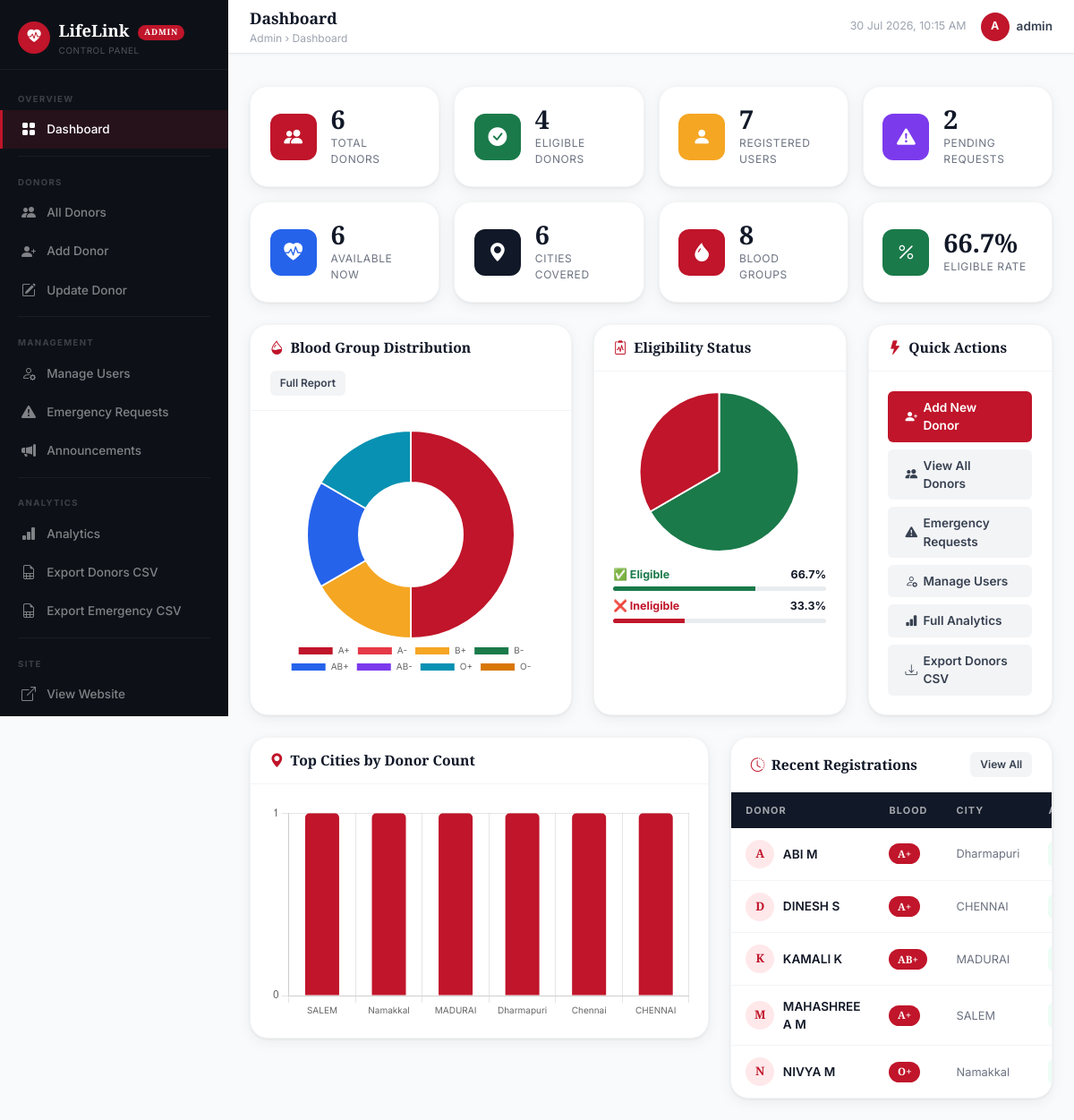
The page /admin/dashboard (signed in) on the database its author committed.
### tables this page shows
CREATE TABLE donors (
            id            INTEGER PRIMARY KEY AUTOINCREMENT,
            user_id       INTEGER,
            full_name     TEXT    NOT NULL,
            blood_group   TEXT    NOT NULL,
            age           INTEGER NOT NULL,
            gender        TEXT    NOT NULL,
            weight        REAL    NOT NULL,
            phone         TEXT    NOT NULL UNIQUE,
            email         TEXT    UNIQUE,
            city          TEXT    NOT NULL,
            state         TEXT,
            is_available  INTEGER DEFAULT 1,
            last_donated  TEXT,
            created_at    TEXT    DEFAULT (datetime('now')),
            FOREIGN KEY (user_id) REFERENCES users(id)
        );

### app.py (the view)
@app.route('/admin/dashboard')
@admin_required
def admin_dashboard():
    total_donors    = get_donor_count()
    eligible_donors = get_eligible_donor_count()
    total_users     = get_user_count()
    total_cities    = len(get_distinct_cities())
    blood_group_data = get_donors_by_blood_group()
    city_data        = get_donors_by_city()
    recent_donors    = get_recent_donors(5)
    all_reqs         = get_all_emergency_requests()
    pending_reqs     = get_emergency_count_by_status('pending')
    approved_reqs    = get_emergency_count_by_status('approved')
    full_bg_data   = {bg: blood_group_data.get(bg,0) for bg in BLOOD_GROUPS}
    ineligible     = total_donors - eligible_donors
    eligible_pct   = round(eligible_donors/total_donors*100, 1) if total_donors > 0 else 0
    return render_template('admin/dashboard.html',
        total_donors=total_donors,
        eligible_donors=eligible_donors,
        ineligible_donors=ineligible,
        eligible_pct=eligible_pct,
        ineligible_pct=round(100-eligible_pct, 1),
        total_users=total_users,
        total_cities=total_cities,
        available_donors=get_available_donor_count(),
        blood_group_data=full_bg_data,
        city_data=city_data,
        recent_donors=recent_donors,
        pending_reqs=pending_reqs,
        approved_reqs=approved_reqs,
        now=datetime.now())

### templates/admin/dashboard.html (shortened to what this page needs)
{% extends "admin/base_admin.html" %}
{% block page_title %}Dashboard{% endblock %}
{% block breadcrumb %}Dashboard{% endblock %}
{% block content %}
<div class="row g-3 mb-3">
  <div class="col-6 col-lg-3">
    <div class="a-stat-card">
      <div class="a-stat-icon red"><i class="bi bi-people-fill"></i></div>
      <div>
        <div class="a-stat-value">{{ total_donors }}</div>
        <div class="a-stat-label">Total Donors</div>
      </div>
    </div>
  </div>
  <div class="col-6 col-lg-3">
    <div class="a-stat-card">
      <div class="a-stat-icon green"><i class="bi bi-check-circle-fill"></i></div>
      <div>
        <div class="a-stat-value">{{ eligible_donors }}</div>
        <div class="a-stat-label">Eligible Donors</div>
      </div>
    </div>
  </div>
  <div class="col-6 col-lg-3">
    <div class="a-stat-card">
      <div class="a-stat-icon gold"><i class="bi bi-person-fill"></i></div>
      <div>
        <div class="a-stat-value">{{ total_users }}</div>
        <div class="a-stat-label">Registered Users</div>
      </div>
    </div>
  </div>
  <div class="col-6 col-lg-3">
    <div class="a-stat-card">
      <div class="a-stat-icon purple"><i class="bi bi-exclamation-triangle-fill"></i></div>
      <div>
        <div class="a-stat-value">{{ pending_reqs }}</div>
        <div class="a-stat-label">Pending Requests</div>
      </div>
    </div>
  </div>
</div>
<div class="row g-3 mb-4">
  <div class="col-6 col-lg-3">
    <div class="a-stat-card">
      <div class="a-stat-icon blue"><i class="bi bi-heart-pulse-fill"></i></div>
      <div>
        <div class="a-stat-value">{{ available_donors }}</div>
        <div class="a-stat-label">Available Now</div>
      </div>
    </div>
  </div>
  <div class="col-6 col-lg-3">
    <div class="a-stat-card">
      <div class="a-stat-icon dark"><i class="bi bi-geo-alt-fill"></i></div>
      <div>
        <div class="a-stat-value">{{ total_cities }}</div>
        <div class="a-stat-label">Cities Covered</div>
      </div>
    </div>
  </div>
  <div class="col-6 col-lg-3">
    <div class="a-stat-card">
      <div class="a-stat-icon red"><i class="bi bi-droplet-fill"></i></div>
      <div>
        <div class="a-stat-value">8</div>
        <div class="a-stat-label">Blood Groups</div>
      </div>
    </div>
  </div>
  <div class="col-6 col-lg-3">
    <div class="a-stat-card">
      <div class="a-stat-icon green"><i class="bi bi-percent"></i></div>
      <div>
        <div class="a-stat-value">{{ eligible_pct }}%</div>
        <div class="a-stat-label">Eligible Rate</div>
      </div>
    </div>
  </div>
</div>
<div class="row g-4 mb-4">
  <div class="col-lg-5">
    <div class="a-card h-100">
      <div class="a-card-header">
        <h5><i class="bi bi-droplet-half"></i> Blood Group Distribution</h5>
        <a href="{{ url_for('admin_analytics') }}" class="btn-a btn-a-view">
          Full Report
        </a>
      </div>
      <div class="a-card-body">
        {% if total_donors > 0 %}
        <div class="chart-wrap">
          <canvas id="bgChart"></canvas>
        </div>
        {% else %}
        <div class="a-no-data">
          <i class="bi bi-bar-chart"></i>
          <h5>No Data Yet</h5>
          <p>Register donors to see distribution.</p>
        </div>
        {% endif %}
      </div>
    </div>
  </div>
  <div class="col-lg-4">
    <div class="a-card h-100">
      <div class="a-card-header">
        <h5><i class="bi bi-clipboard2-pulse"></i> Eligibility Status</h5>
      </div>
      <div class="a-card-body">
        {% if total_donors > 0 %}
        <div class="chart-wrap" style="height:180px;">
          <canvas id="eligChart"></canvas>
        </div>
        <div class="mt-3">
          <div class="d-flex justify-content-between mb-1" style="font-size:0.78rem;">
            <span style="color:var(--green); font-weight:700;">✅ Eligible</span>
            <span style="font-weight:700;">{{ eligible_pct }}%</span>
          </div>
          <div class="progress mb-2" style="height:5px; border-radius:3px;">
            <div class="progress-bar" style="width:{{ eligible_pct }}%; background:var(--green);"></div>
          </div>
          <div class="d-flex justify-content-between mb-1" style="font-size:0.78rem;">
            <span style="color:var(--red); font-weight:700;">❌ Ineligible</span>
            <span style="font-weight:700;">{{ ineligible_pct }}%</span>
          </div>
          <div class="progress" style="height:5px; border-radius:3px;">
            <div class="progress-bar" style="width:{{ ineligible_pct }}%; background:var(--red);"></div>
          </div>
        </div>
        {% else %}
        <div class="a-no-data">
          <i class="bi bi-clipboard2"></i>
          <h5>No Data Yet</h5>
          <p>No donors registered.</p>
        </div>
        {% endif %}
      </div>
    </div>
  </div>
  <div class="col-lg-3">
    <div class="a-card h-100">
      <div class="a-card-header">
        <h5><i class="bi bi-lightning-fill"></i> Quick Actions</h5>
      </div>
      <div class="a-card-body">
        <div class="d-flex flex-column gap-2">
          <a href="{{ url_for('register') }}" class="btn-admin-primary">
            <i class="bi bi-person-plus-fill"></i> Add New Donor
          </a>
          <a href="{{ url_for('admin_donors') }}" class="btn-admin-secondary">
            <i class="bi bi-people-fill"></i> View All Donors
          </a>
          <a href="{{ url_for('admin_emergency') }}" class="btn-admin-secondary">
            <i class="bi bi-exclamation-triangle-fill"></i> Emergency Requests
          </a>
          <a href="{{ url_for('admin_users') }}" class="btn-admin-secondary">
            <i class="bi bi-person-gear"></i> Manage Users
          </a>
          <a href="{{ url_for('admin_analytics') }}" class="btn-admin-secondary">
            <i class="bi bi-bar-chart-fill"></i> Full Analytics
          </a>
          <a href="{{ url_for('admin_export_donors') }}" class="btn-admin-secondary">
            <i class="bi bi-download"></i> Export Donors CSV
          </a>
        </div>
      </div>
    </div>
  </div>
</div>
<div class="row g-4">
  <div class="col-lg-7">
    <div class="a-card">
      <div class="a-card-header">
        <h5><i class="bi bi-geo-alt-fill"></i> Top Cities by Donor Count</h5>
      </div>
      <div class="a-card-body">
        {% if city_data %}
        <div class="chart-wrap" style="height:240px;">
          <canvas id="cityChart"></canvas>
        </div>
        {% else %}
        <div class="a-no-data">
          <i class="bi bi-map"></i>
          <h5>No City Data</h5>
          <p>Register donors to see city distribution.</p>
        </div>
        {% endif %}
      </div>
    </div>
  </div>
  <div class="col-lg-5">
    <div class="a-card">
      <div class="a-card-header">
        <h5><i class="bi bi-clock-history"></i> Recent Registrations</h5>
        <a href="{{ url_for('admin_donors') }}" class="btn-a btn-a-view">View All</a>
      </div>
      {% if recent_donors %}
      <div style="overflow-x:auto;">
        <table class="a-table">
          <thead>
            <tr>
              <th>Donor</th>
              <th>Blood</th>
              <th>City</th>
              <th>Action</th>
            </tr>
          </thead>
          <tbody>
            {% for d in recent_donors %}
            <tr>
              <td>
                <div class="d-name-cell">
                  <div class="d-avatar">{{ d.full_name[0]|upper }}</div>
                  <span class="d-name">{{ d.full_name }}</span>
                </div>
              </td>
              <td><span class="b-blood">{{ d.blood_group }}</span></td>
              <td style="font-size:0.8rem; color:var(--gray-500);">{{ d.city }}</td>
              <td>
                <a href="{{ url_for('admin_update_donor') }}?id={{ d.id }}"
                   class="btn-a btn-a-edit">
                </a>
              </td>
            </tr>
            {% endfor %}
          </tbody>
        </table>
      </div>
      {% else %}
      <div class="a-no-data">
        <i class="bi bi-people"></i>
        <h5>No Donors Yet</h5>
        <p>No donors have registered.</p>
      </div>
      {% endif %}
    </div>
  </div>
</div>
{% endblock %}
{% block extra_js %}
<script>
  const COLORS = [
    '#C0152A','#E63946','#F5A623','#1A7A4A',
    '#2563EB','#7C3AED','#0891B2','#D97706'
  ];
  {% if total_donors > 0 %}
  // Blood Group Doughnut
  new Chart(document.getElementById('bgChart'), {
    type: 'doughnut',
    data: {
      labels: {{ blood_group_data.keys()|list|tojson }},
      datasets: [{
        data: {{ blood_group_data.values()|list|tojson }},
        backgroundColor: COLORS,
        borderWidth: 2,
        borderColor: '#fff'
      }]
    },
    options: {
      responsive: true,
      maintainAspectRatio: false,
      plugins: {
        legend: {
          position: 'bottom',
          labels: { font: { family: 'Inter', size: 10 }, padding: 8 }
        }
      }
    }
  });
  // Eligibility Pie
  new Chart(document.getElementById('eligChart'), {
    type: 'pie',
    data: {
      labels: ['Eligible', 'Ineligible'],
      datasets: [{
        data: [{{ eligible_donors }}, {{ ineligible_donors }}],
        backgroundColor: ['#1A7A4A', '#C0152A'],
        borderWidth: 2,
        borderColor: '#fff'
      }]
    },
    options: {
      responsive: true,
      maintainAspectRatio: false,
      plugins: { legend: { display: false } }
    }
  });
  {% endif %}
  {% if city_data %}
  // City Bar Chart
  new Chart(document.getElementById('cityChart'), {
    type: 'bar',
    data: {
      labels: {{ city_data.keys()|list|tojson }},
      datasets: [{
        label: 'Donors',
        data: {{ city_data.values()|list|tojson }},
        backgroundColor: '#C0152A',
        borderRadius: 5,
        maxBarThickness: 38
      }]
    },
    options: {
      responsive: true,
      maintainAspectRatio: false,
      plugins: { legend: { display: false } },
      scales: {
        y: { beginAtZero: true, ticks: { stepSize: 1 } },
        x: { ticks: { font: { family: 'Inter', size: 10 } } }
      }
    }
  });
  {% endif %}
</script>
{% endblock %}

### templates/admin/base_admin.html (shortened to what this page needs)
<!DOCTYPE html>
<html lang="en">
<head>
  <link href="https://cdn.jsdelivr.net/npm/bootstrap@5.3.3/dist/css/bootstrap.min.css" rel="stylesheet" />
  <link href="https://cdn.jsdelivr.net/npm/bootstrap-icons@1.11.3/font/bootstrap-icons.min.css" rel="stylesheet" />
</head>
<body>
<aside class="a-sidebar" id="adminSidebar">
  <div class="s-brand">
    <div class="s-logo">
      <div class="s-logo-icon"><i class="bi bi-heart-pulse-fill"></i></div>
      <div>
        <div class="s-logo-name">
          LifeLink <span class="s-admin-pill">Admin</span>
        </div>
        <div class="s-logo-sub">Control Panel</div>
      </div>
    </div>
  </div>
  <nav class="s-nav">
    <div class="s-section-label">Overview</div>
    <a href="{{ url_for('admin_dashboard') }}"
       class="s-item {{ 'active' if request.endpoint == 'admin_dashboard' }}">
      <i class="bi bi-grid-fill"></i> Dashboard
    </a>
    <div class="s-divider"></div>
    <div class="s-section-label">Donors</div>
    <a href="{{ url_for('admin_donors') }}"
       class="s-item {{ 'active' if request.endpoint == 'admin_donors' }}">
      <i class="bi bi-people-fill"></i> All Donors
    </a>
    <a href="{{ url_for('register') }}" class="s-item">
      <i class="bi bi-person-plus-fill"></i> Add Donor
    </a>
    <a href="{{ url_for('admin_update_donor') }}"
       class="s-item {{ 'active' if request.endpoint == 'admin_update_donor' }}">
      <i class="bi bi-pencil-square"></i> Update Donor
    </a>
    <div class="s-divider"></div>
    <div class="s-section-label">Management</div>
    <a href="{{ url_for('admin_users') }}"
       class="s-item {{ 'active' if request.endpoint == 'admin_users' }}">
      <i class="bi bi-person-gear"></i> Manage Users
    </a>
    <a href="{{ url_for('admin_emergency') }}"
       class="s-item {{ 'active' if request.endpoint == 'admin_emergency' }}">
      <i class="bi bi-exclamation-triangle-fill"></i> Emergency Requests
    </a>
    <a href="{{ url_for('admin_announcements') }}"
       class="s-item {{ 'active' if request.endpoint == 'admin_announcements' }}">
      <i class="bi bi-megaphone-fill"></i> Announcements
    </a>
    <div class="s-divider"></div>
    <div class="s-section-label">Analytics</div>
    <a href="{{ url_for('admin_analytics') }}"
       class="s-item {{ 'active' if request.endpoint == 'admin_analytics' }}">
      <i class="bi bi-bar-chart-fill"></i> Analytics
    </a>
    <a href="{{ url_for('admin_export_donors') }}" class="s-item">
      <i class="bi bi-file-earmark-spreadsheet"></i> Export Donors CSV
    </a>
    <a href="{{ url_for('admin_export_emergency') }}" class="s-item">
      <i class="bi bi-file-earmark-spreadsheet"></i> Export Emergency CSV
    </a>
    <div class="s-divider"></div>
    <div class="s-section-label">Site</div>
    <a href="{{ url_for('home') }}" class="s-item" target="_blank">
      <i class="bi bi-box-arrow-up-right"></i> View Website
    </a>
  </nav>
</aside>
<div class="a-main">
  <header class="a-topbar">
    <div class="topbar-left">
      <div>
        <div class="topbar-title">{% block page_title %}Dashboard{% endblock %}</div>
        <div class="topbar-breadcrumb">
          Admin › {% block breadcrumb %}Dashboard{% endblock %}
        </div>
      </div>
    </div>
    <div class="topbar-right">
      <span class="topbar-date">
        {{ now.strftime('%d %b %Y, %I:%M %p') if now else '' }}
      </span>
      <div class="topbar-user">
        <div class="topbar-avatar">{{ session.username[0]|upper }}</div>
        {{ session.username }}
      </div>
    </div>
  </header>
  <div class="flash-strip">
  </div>
  <div class="a-content">
    {% block content %}{% endblock %}
  </div>
</div>
{% block extra_js %}{% endblock %}
</body>
</html>

### rows shown on the page
donors: full_name "A", full_name "ABI M", blood_group "A+", city "Dharmapuri"
donors: full_name "D", full_name "DINESH S", blood_group "A+", city "CHENNAI"
donors: full_name "K", full_name "KAMALI K", blood_group "AB+", city "MADURAI"
donors: full_name "M", full_name "MAHASHREE A M", blood_group "A+", city "SALEM"
donors: full_name "N", full_name "NIVYA M", blood_group "O+", city "Namakkal"

### other values the page prints
{{ session.username[0]|upper }} "A"
{{ session.username }} "admin"
{{ total_donors }} "6"
{{ eligible_donors }} "4"
{{ total_users }} "7"
{{ pending_reqs }} "2"
{{ available_donors }} "6"
{{ total_cities }} "6"
{{ eligible_pct }} "66.7"
{{ ineligible_pct }} "33.3"
chart data {{ blood_group_data.values()|list|tojson }} [3, 0, 1, 0, 1, 0, 1, 0]
chart data {{ eligible_donors }} 4
chart data {{ ineligible_donors }} 2
